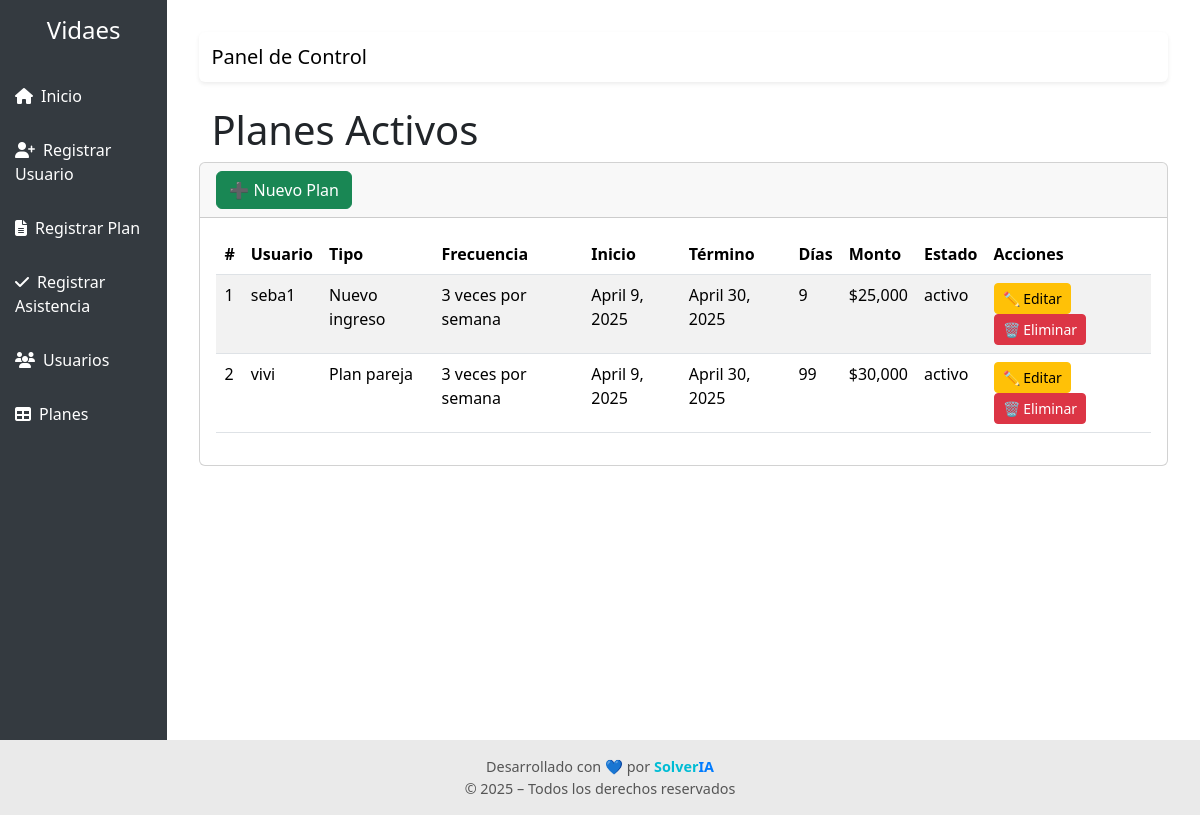
The page /asistencia/planes/ on the database its author committed.
### asistencias/models.py (models this page shows, shortened)
class Plan(models.Model):
    TIPO_PLAN = [
        ("nuevo", "Nuevo ingreso"),
        ("pareja", "Plan pareja"),
        ("convenio", "Convenio empresa"),
        ("normal", "Plan normal"),
    ]
    FRECUENCIA = [
        ("3xsemana", "3 veces por semana"),
        ("todos", "Todos los días"),
        ("2xsemana", "2 veces por semana"),
    ]
    usuario = models.ForeignKey(Usuario, on_delete=models.CASCADE)
    nombre_plan = models.CharField(max_length=50, choices=TIPO_PLAN)
    frecuencia = models.CharField(max_length=20, choices=FRECUENCIA)
    monto = models.PositiveIntegerField(help_text="Monto en CLP")
    metodo_pago = models.CharField(max_length=50)
    fecha_inicio = models.DateField(default=timezone.now)
    fecha_termino = models.DateField()
    dias_disponibles = models.IntegerField(default=0)
    estado = models.CharField(max_length=20, default="activo")

class Usuario(models.Model):
    nombre = models.CharField(max_length=100)
    correo = models.EmailField(unique=True)
    telefono = models.CharField(max_length=20)

### asistencias/views.py (the view)
# urls.py: path("planes/", views.listar_planes, name="listar_planes"),
def listar_planes(request):
    planes = Plan.objects.select_related("usuario").all()
    return render(request, "asistencias/listar_planes.html", {"planes": planes})

### asistencias/templates/asistencias/listar_planes.html
{% extends "base.html" %}
{% load static %}
{% load humanize %}
{% block content %}
<section class="content-header">
  <div class="container-fluid">
    <h1>Planes Activos</h1>
  </div>
</section>
<section class="content">
  <div class="card">
    <div class="card-header">
      <a href="{% url 'registrar_plan' %}" class="btn btn-success">➕ Nuevo Plan</a>
    </div>
    <div class="card-body">
      <table class="table table-striped table-hover">
        <thead>
          <tr>
            <th>#</th>
            <th>Usuario</th>
            <th>Tipo</th>
            <th>Frecuencia</th>
            <th>Inicio</th>
            <th>Término</th>
            <th>Días</th>
            <th>Monto</th>
            <th>Estado</th>
            <th>Acciones</th>
          </tr>
        </thead>
        <tbody>
          {% for plan in planes %}
          <tr>
            <td>{{ forloop.counter }}</td>
            <td>{{ plan.usuario.nombre }}</td>
            <td>{{ plan.get_nombre_plan_display }}</td>
            <td>{{ plan.get_frecuencia_display }}</td>
            <td>{{ plan.fecha_inicio }}</td>
            <td>{{ plan.fecha_termino }}</td>
            <td>{{ plan.dias_disponibles }}</td>
            <td>${{ plan.monto|intcomma }}</td>
            <td>{{ plan.estado }}</td>
            <td>
              <a href="#" class="btn btn-sm btn-warning">✏️ Editar</a>
              <a href="#" class="btn btn-sm btn-danger">🗑️ Eliminar</a>
            </td>
          </tr>
          {% empty %}
          <tr><td colspan="10">No hay planes registrados.</td></tr>
          {% endfor %}
        </tbody>
      </table>
    </div>
  </div>
</section>
{% endblock %}

### templates/base.html (style rules this page uses)
body, html { margin: 0; padding: 0; min-height: 100vh; display: flex; flex-direction: column; }

### rows shown on the page
Plan: usuario.nombre "seba1", nombre_plan "Nuevo ingreso", frecuencia "3 veces por semana", fecha_inicio "April 9, 2025", fecha_termino "April 30, 2025", dias_disponibles "9", monto "25,000", estado "activo"
Plan: usuario.nombre "vivi", nombre_plan "Plan pareja", frecuencia "3 veces por semana", fecha_inicio "April 9, 2025", fecha_termino "April 30, 2025", dias_disponibles "99", monto "30,000", estado "activo"
